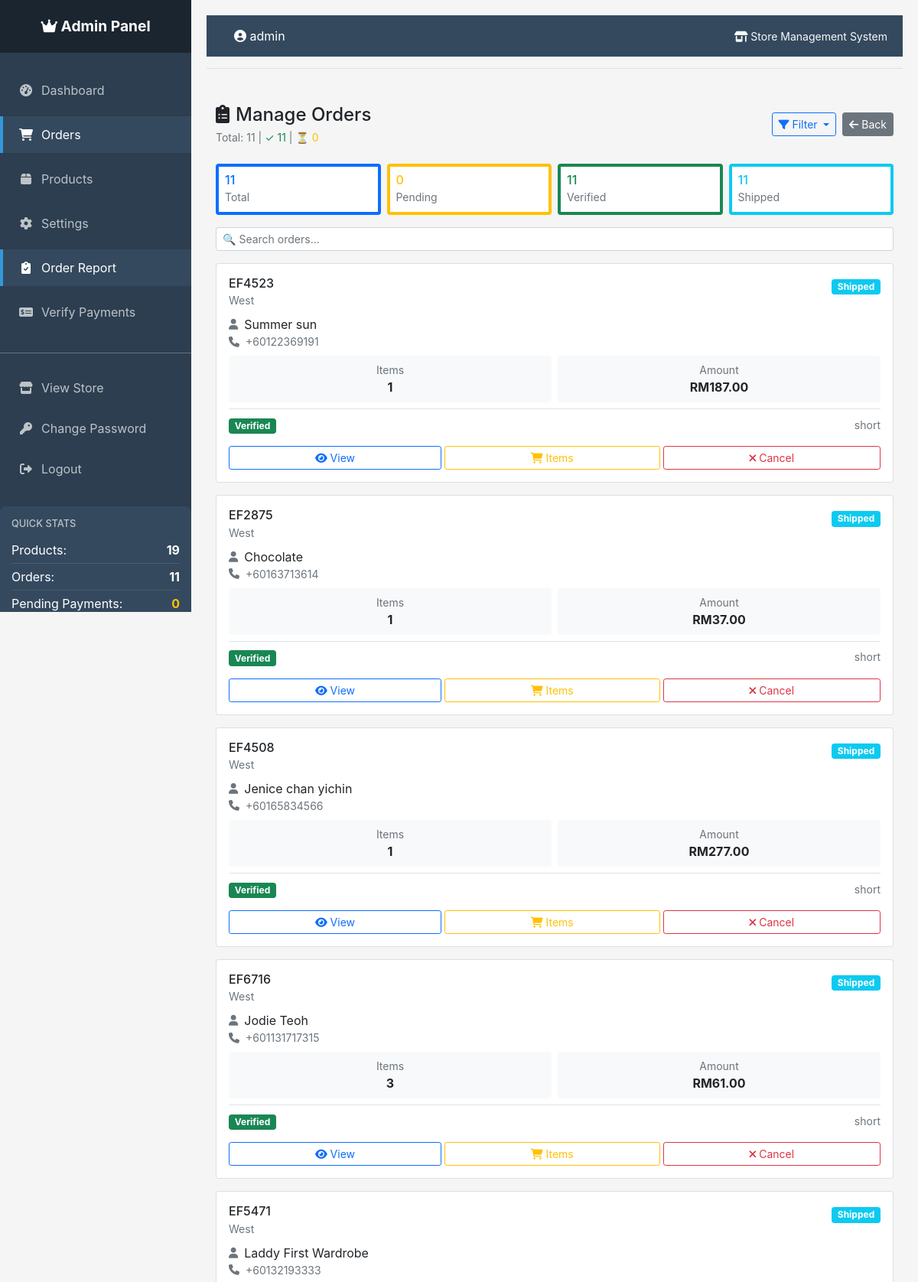
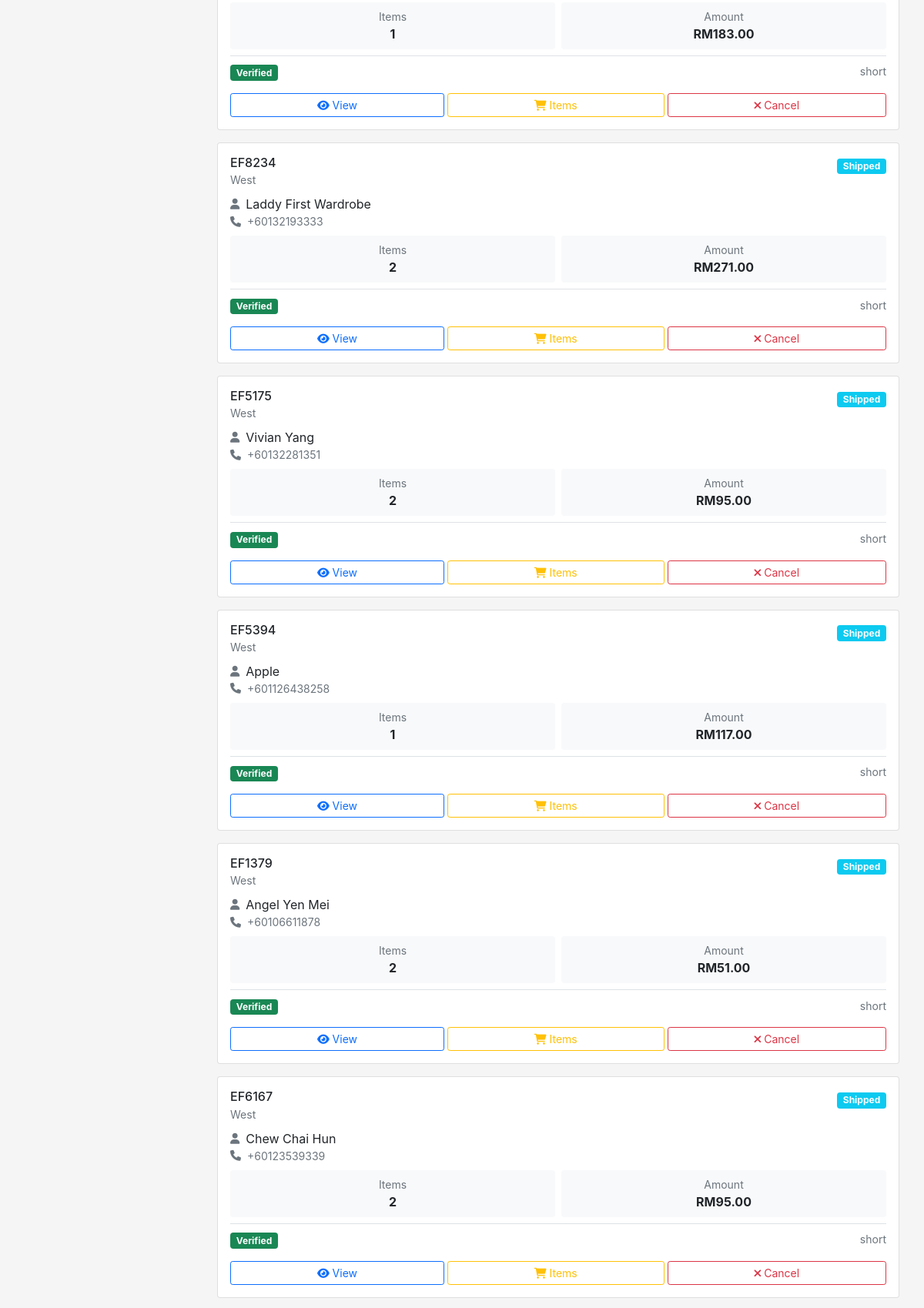
Page /admin/orders (signed in, upper part) on the committed database (2 pictures, top to bottom).
### tables this page shows
CREATE TABLE orders (
            id INTEGER PRIMARY KEY AUTOINCREMENT,
            order_id TEXT UNIQUE NOT NULL,
            customer_name TEXT NOT NULL,
            total_price REAL NOT NULL,
            shipping_fee REAL NOT NULL,
            address TEXT NOT NULL,
            postcode TEXT NOT NULL,
            state TEXT NOT NULL,
            region TEXT NOT NULL,
            status TEXT DEFAULT 'pending',
            created_at TIMESTAMP DEFAULT CURRENT_TIMESTAMP
        , contact_number TEXT, payment_method TEXT, payment_status TEXT DEFAULT "pending", payment_receipt TEXT, payment_verified BOOLEAN DEFAULT 0, payment_verified_at TIMESTAMP, payment_verified_by TEXT, tracking_number TEXT, updated_at TIMESTAMP);

### app.py (the view)
@app.route('/admin/orders')
@admin_required
def admin_orders():
    orders = g.conn.execute('''
        SELECT o.*,
               (SELECT COUNT(*) FROM order_items WHERE order_id = o.order_id) as item_count
        FROM orders o
        ORDER BY o.created_at DESC
    ''').fetchall()
    return render_template('admin_orders.html', orders=orders)

### app.py (called while the page is built)
@app.template_filter('datetimeformat')
def datetimeformat(value, format='%d %b %Y, %I:%M %p'):
    if value:
        if isinstance(value, str):
            try:
                for fmt in ('%Y-%m-%d %H:%M:%S', '%Y-%m-%d %H:%M:%S.%f', '%Y-%m-%d'):
                    try:
                        value = datetime.strptime(value, fmt)
                        break
                    except ValueError:
                        continue
            except:
                return value
        if isinstance(value, datetime):
            return value.strftime(format)
    return ''

def get_db_connection():
    conn = sqlite3.connect(app.config['DATABASE'])
    conn.row_factory = sqlite3.Row
    return conn

@app.before_request
def before_request():
    g.conn = get_db_connection()

@app.teardown_request
def teardown_request(exception):
    if hasattr(g, 'conn'):
        g.conn.close()

def admin_required(f):
    @wraps(f)
    def decorated_function(*args, **kwargs):
        if 'admin_logged_in' not in session:
            return redirect(url_for('admin_login'))
        return f(*args, **kwargs)
    return decorated_function

@app.context_processor
def inject_pending_payments():
    if hasattr(g, 'conn'):
        pending_count = g.conn.execute(
            'SELECT COUNT(*) FROM orders WHERE payment_status = "pending_verification"'
        ).fetchone()[0]
        return dict(pending_payments=pending_count)
    return dict(pending_payments=0)

### templates/admin_orders.html (shortened to what this page needs)
{% extends "admin_base.html" %}
{% block content %}
<div class="container-fluid py-3">
    <div class="d-flex flex-column flex-md-row justify-content-between align-items-start align-items-md-center mb-4 gap-3">
        <div>
            <h1 class="h4 mb-1">
                <i class="fas fa-clipboard-list me-2"></i>Manage Orders
            </h1>
            <p class="text-muted small mb-0">
                Total: {{ orders|length }} |
                <span class="text-success">✓ {{ orders|selectattr('payment_status', 'equalto', 'verified')|list|length }}</span> |
                <span class="text-warning">⏳ {{ orders|selectattr('payment_status', 'equalto', 'pending_verification')|list|length }}</span>
            </p>
        </div>
        <div class="d-flex gap-2">
            <div class="dropdown">
                <button type="button" class="btn btn-sm btn-outline-primary dropdown-toggle" data-bs-toggle="dropdown">
                    <i class="fas fa-filter"></i> Filter
                </button>
            </div>
            <a href="{{ url_for('admin_dashboard') }}" class="btn btn-sm btn-secondary">
                <i class="fas fa-arrow-left"></i>
                <span class="d-none d-sm-inline">Back</span>
            </a>
        </div>
    </div>
    <div class="row g-2 mb-3">
        <div class="col-3">
            <div class="card border-start border-primary border-4">
                <div class="card-body py-2 px-2">
                    <h6 class="text-primary mb-0">{{ orders|length }}</h6>
                    <small class="text-muted">Total</small>
                </div>
            </div>
        </div>
        <div class="col-3">
            <div class="card border-start border-warning border-4">
                <div class="card-body py-2 px-2">
                    <h6 class="text-warning mb-0">{{ orders|selectattr('payment_status', 'equalto', 'pending_verification')|list|length }}</h6>
                    <small class="text-muted">Pending</small>
                </div>
            </div>
        </div>
        <div class="col-3">
            <div class="card border-start border-success border-4">
                <div class="card-body py-2 px-2">
                    <h6 class="text-success mb-0">{{ orders|selectattr('payment_status', 'equalto', 'verified')|list|length }}</h6>
                    <small class="text-muted">Verified</small>
                </div>
            </div>
        </div>
        <div class="col-3">
            <div class="card border-start border-info border-4">
                <div class="card-body py-2 px-2">
                    <h6 class="text-info mb-0">{{ orders|selectattr('status', 'equalto', 'shipped')|list|length }}</h6>
                    <small class="text-muted">Shipped</small>
                </div>
            </div>
        </div>
    </div>
    <div class="mb-3">
        <input type="search" class="form-control form-control-sm"
               placeholder="🔍 Search orders..."
               oninput="quickSearch()"
               id="orderSearch">
    </div>
    <div id="ordersList">
        {% for order in orders %}
        <div class="card order-card mb-3"
             data-status="{{ order.status }}"
             data-payment="{{ order.payment_status }}"
             data-orderid="{{ order.order_id }}">
            <div class="card-body">
                <div class="d-flex justify-content-between align-items-start mb-2">
                    <div>
                        <h6 class="mb-0">{{ order.order_id }}</h6>
                        <small class="text-muted">{{ order.region|title }}</small>
                    </div>
                    <div class="text-end">
                        <span class="badge {% if order.status == 'completed' %}bg-success{% elif order.status == 'shipped' %}bg-info{% elif order.status == 'cancelled' %}bg-danger{% elif order.status == 'confirmed' %}bg-primary{% else %}bg-warning{% endif %}">
                            {{ order.status|title }}
                        </span>
                    </div>
                </div>
                <div class="mb-2">
                    <div class="d-flex align-items-center">
                        <i class="fas fa-user me-2 text-muted small"></i>
                        <span class="fw-medium">{{ order.customer_name }}</span>
                    </div>
                    <div class="d-flex align-items-center">
                        <i class="fas fa-phone me-2 text-muted small"></i>
                        <small class="text-muted">+6{{ order.contact_number }}</small>
                    </div>
                </div>
                <div class="row g-2 mb-2">
                    <div class="col-6">
                        <div class="bg-light rounded p-2 text-center">
                            <small class="text-muted d-block">Items</small>
                            <span class="fw-bold">{{ order.item_count }}</span>
                        </div>
                    </div>
                    <div class="col-6">
                        <div class="bg-light rounded p-2 text-center">
                            <small class="text-muted d-block">Amount</small>
                            <span class="fw-bold">RM{{ "%.2f"|format(order.total_price) }}</span>
                        </div>
                    </div>
                </div>
                <div class="d-flex justify-content-between align-items-center border-top pt-2">
                    <div>
                        <span class="badge {% if order.payment_status == 'verified' %}bg-success{% elif order.payment_status == 'rejected' %}bg-danger{% elif order.payment_status == 'pending_verification' %}bg-warning{% else %}bg-secondary{% endif %}">
                            {{ order.payment_status|title }}
                        </span>
                    </div>
                    <small class="text-muted">{{ order.created_at|datetimeformat('short') }}</small>
                </div>
                <div class="d-flex justify-content-between gap-1 mt-3">
                    <a href="{{ url_for('order_details', order_id=order.order_id) }}"
                       class="btn btn-sm btn-outline-primary flex-fill">
                        <i class="fas fa-eye"></i>
                        <span class="d-none d-sm-inline">View</span>
                    </a>
                    <a href="{{ url_for('edit_order_items', order_id=order.order_id) }}"
                       class="btn btn-sm btn-outline-warning flex-fill">
                        <i class="fas fa-shopping-cart"></i>
                        <span class="d-none d-sm-inline">Items</span>
                    </a>
                    {% if order.status != 'cancelled' and order.status != 'completed' %}
                    <a href="{{ url_for('cancel_order', order_id=order.order_id) }}"
                       class="btn btn-sm btn-outline-danger flex-fill"
                       onclick="return confirm('Cancel order {{ order.order_id }}?')">
                        <i class="fas fa-times"></i>
                        <span class="d-none d-sm-inline">Cancel</span>
                    </a>
                    {% endif %}
                </div>
            </div>
        </div>
        {% endfor %}
    </div>
</div>
{% endblock %}

### templates/admin_base.html (style rules this page uses)
body { font-family: -apple-system, BlinkMacSystemFont, 'Segoe UI', Roboto, Oxygen, Ubuntu, Cantarell, sans-serif; background-color: #f5f5f5; }

### templates/admin_orders.html (style rules this page uses)
@media (min-width: 768px) { .order-card { max-width: 100%; } }

### rows in the picture
orders: order_id "EF4523", region "West", status "Shipped", customer_name "Summer sun", contact_number "0122369191", item_count "1", total_price "187.00", payment_status "Verified", created_at "short"
orders: order_id "EF2875", region "West", status "Shipped", customer_name "Chocolate", contact_number "0163713614", item_count "1", total_price "37.00", payment_status "Verified", created_at "short"
orders: order_id "EF4508", region "West", status "Shipped", customer_name "Jenice chan yichin", contact_number "0165834566", item_count "1", total_price "277.00", payment_status "Verified", created_at "short"
orders: order_id "EF6716", region "West", status "Shipped", customer_name "Jodie Teoh", contact_number "01131717315", item_count "3", total_price "61.00", payment_status "Verified", created_at "short"
orders: order_id "EF5471", region "West", status "Shipped", customer_name "Laddy First Wardrobe", contact_number "0132193333", item_count "1", total_price "183.00", payment_status "Verified", created_at "short"
orders: order_id "EF8234", region "West", status "Shipped", customer_name "Laddy First Wardrobe", contact_number "0132193333", item_count "2", total_price "271.00", payment_status "Verified", created_at "short"
orders: order_id "EF5175", region "West", status "Shipped", customer_name "Vivian Yang", contact_number "0132281351", item_count "2", total_price "95.00", payment_status "Verified", created_at "short"
orders: order_id "EF5394", region "West", status "Shipped", customer_name "Apple", contact_number "01126438258", item_count "1", total_price "117.00", payment_status "Verified", created_at "short"
orders: order_id "EF1379", region "West", status "Shipped", customer_name "Angel Yen Mei", contact_number "0106611878", item_count "2", total_price "51.00", payment_status "Verified", created_at "short"
orders: order_id "EF6167", region "West", status "Shipped", customer_name "Chew Chai Hun", contact_number "0123539339", item_count "2", total_price "95.00", payment_status "Verified", created_at "short"

### other values in the picture
{{ stats['product_count'] if stats else 0 }} "19"
{{ order_stats['order_count'] if order_stats else 0 }} "11"
{{ pending_stats['pending_count'] if pending_stats else 0 }} "0"
{{ session.get('admin_username', 'Admin') }} "admin"
{{ orders|length }} "11"
{{ orders|selectattr('payment_status', 'equalto', 'verified')|list|length }} "11"
{{ orders|selectattr('status', 'equalto', 'shipped')|list|length }} "11"
